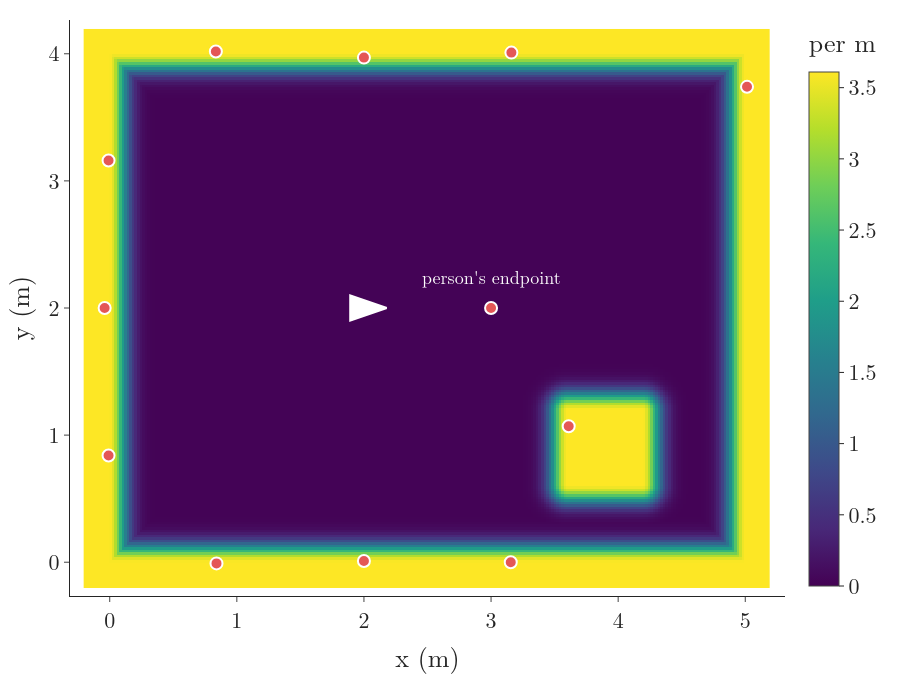

This chart was generated by the following Python code:
"""The likelihood field of the room seen from straight above, as a colour map (same colours as the surface):
bright = an endpoint here is likely, dark = unlikely. The 12 endpoints of the scan at pose A are drawn as red
dots: 11 sit on bright ridges, the person's endpoint (3, 2) sits on the dark floor. Run -> field_map.png"""
from pathlib import Path

import numpy as np
import plotly.graph_objects as go
from fieldmodel import POSE_A, distance_grid, endpoints, field, make_map, scan_A
from gifkit import FONT, RED
from roomdraw import robot_marker

here = Path(__file__).parent
occ, xs, ys = make_map()
F = field(distance_grid(occ))
k = 2
fig = go.Figure(go.Heatmap(x=xs[::k], y=ys[::k], z=F[::k, ::k], colorscale="Viridis", zmin=0, zmax=3.61,
                           colorbar=dict(title="per m")))
px, py = endpoints(POSE_A, scan_A())
fig.add_trace(go.Scatter(x=px, y=py, mode="markers", marker=dict(color=RED, size=12, line=dict(color="white", width=2))))
fig.add_trace(robot_marker(POSE_A, color="white"))
fig.add_annotation(x=3.0, y=2.25, text="person's endpoint", showarrow=False, font=dict(color="white", size=18))
fig.update_layout(template="simple_white", width=900, height=680, font=FONT, showlegend=False,
                  margin=dict(l=70, r=20, t=20, b=60))
fig.update_xaxes(title="x (m)", range=[-0.2, 5.2], dtick=1, scaleanchor="y")
fig.update_yaxes(title="y (m)", range=[-0.2, 4.2], dtick=1)
fig.write_image(here / "field_map.png")
